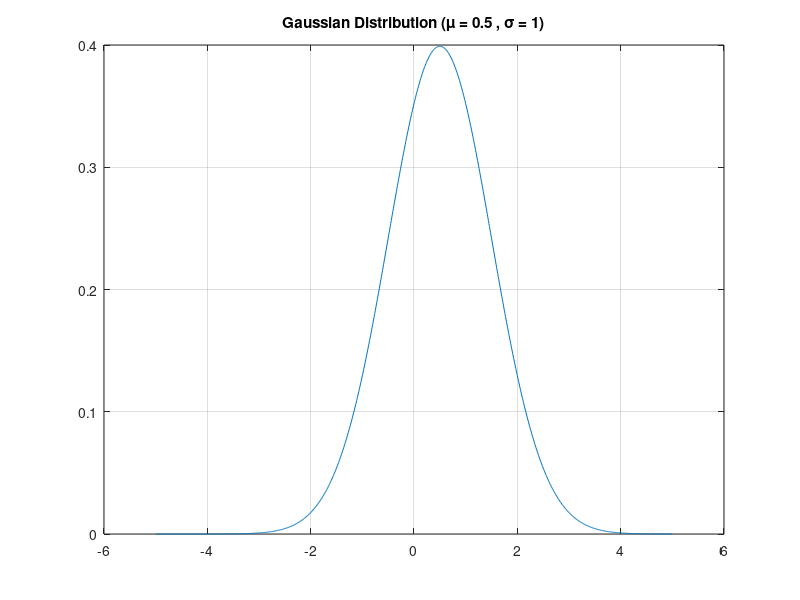

Here is the MATLAB script that generated this plot:
close all;

mu = 0.5;%expectation
sigma = 1;%deviation
pd = makedist('Normal','mu',mu,'sigma',sigma);
x = -5:0.01:5;
figure();
plot(x,pdf(pd,x));
grid on;
title('Gaussian Distribution (\mu = 0.5 , \sigma = 1)');
